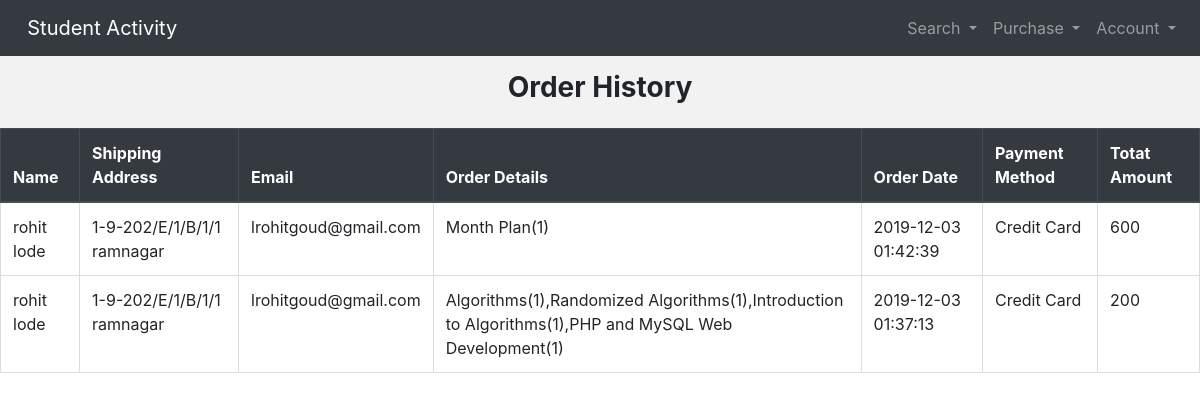
The app's page /orderhistory.php (signed in) with its own data.
### tables this page shows
CREATE TABLE `orderhistory` (
  `id` int(11) NOT NULL,
  `name` varchar(50) NOT NULL,
  `address` varchar(255) NOT NULL,
  `email` varchar(50) NOT NULL,
  `paymethod` varchar(20) NOT NULL,
  `orderdetail` varchar(255) NOT NULL,
  `orderdate` datetime NOT NULL,
  `total` int(11) NOT NULL,
  `userid` int(11) NOT NULL,
  `type` varchar(20) NOT NULL
);

### orderhistory.php (the view, shortened to what this page needs)
<?php include 'index.php';
 ?>
<!DOCTYPE html>
<html>
<head>
<link rel="stylesheet" href="https://stackpath.bootstrapcdn.com/bootstrap/4.3.1/css/bootstrap.min.css">
</head>
<body>
<div class="form">
    <center>
<h3><b>Order History</b></h3>
</center>
</div>
<?php
include("config.php");
$userid=$_SESSION['loginid'];
$sql = "select * from orderhistory where userid=$userid order by orderdate desc";
 $retval = mysqli_query( $db, $sql);
     $display_string = "<table class="."table".">";
   $display_string .= "<thead class="."thead-dark".">";
   $display_string .= "<tr>";
   $display_string .= "<th>Name</th>";
   $display_string .= "<th>Shipping Address</th>";
   $display_string .= "<th> Email</th>";
   $display_string .= "<th>Order Details</th>";
   $display_string .= "<th>Order Date</th>";
  $display_string .= "<th>Payment Method</th>";
  $display_string .= "<th>Totat Amount</th>";
  $display_string .= "</tr>";
   $display_string .= "</thead>";
    echo "$display_string";
    while($row = mysqli_fetch_array($retval)) {
        echo "<tr><td>" . $row["name"]. "</td><td>" . $row["address"]. "</td><td>" . $row["email"]. "</td><td>" . $row["orderdetail"]. "</td><td>" . $row["orderdate"]. "</td><td>" . $row["paymethod"]. "</td><td>" . $row["total"]. "</td></tr>";
    }
    echo "</table>";
?>
</body>
</html>

### orderhistory.php (style rules this page uses)
table, td, th { border: 1px solid #ddd; text-align: left; }
.form { position: relative; z-index: 1; background: #FFFFFF; margin: 0 auto auto; text-align: center; width:100%; background: #f2f2f2; padding: 15px; }
table { border-collapse: collapse; width: 100%; }
th, td { padding: 15px; }

### records on screen
orderhistory: name "rohit lode", address "1-9-202/E/1/B/1/1 ramnagar", email "lrohitgoud@gmail.com", orderdetail "Month Plan(1)", orderdate "2019-12-03 01:42:39", paymethod "Credit Card", total "600"
orderhistory: name "rohit lode", address "1-9-202/E/1/B/1/1 ramnagar", email "lrohitgoud@gmail.com", orderdetail "Algorithms(1),Randomized Algorithms(1),Introduction to Algorithms(1),PHP and MySQL Web Development(1)", orderdate "2019-12-03 01:37:13", paymethod "Credit Card", total "200"
